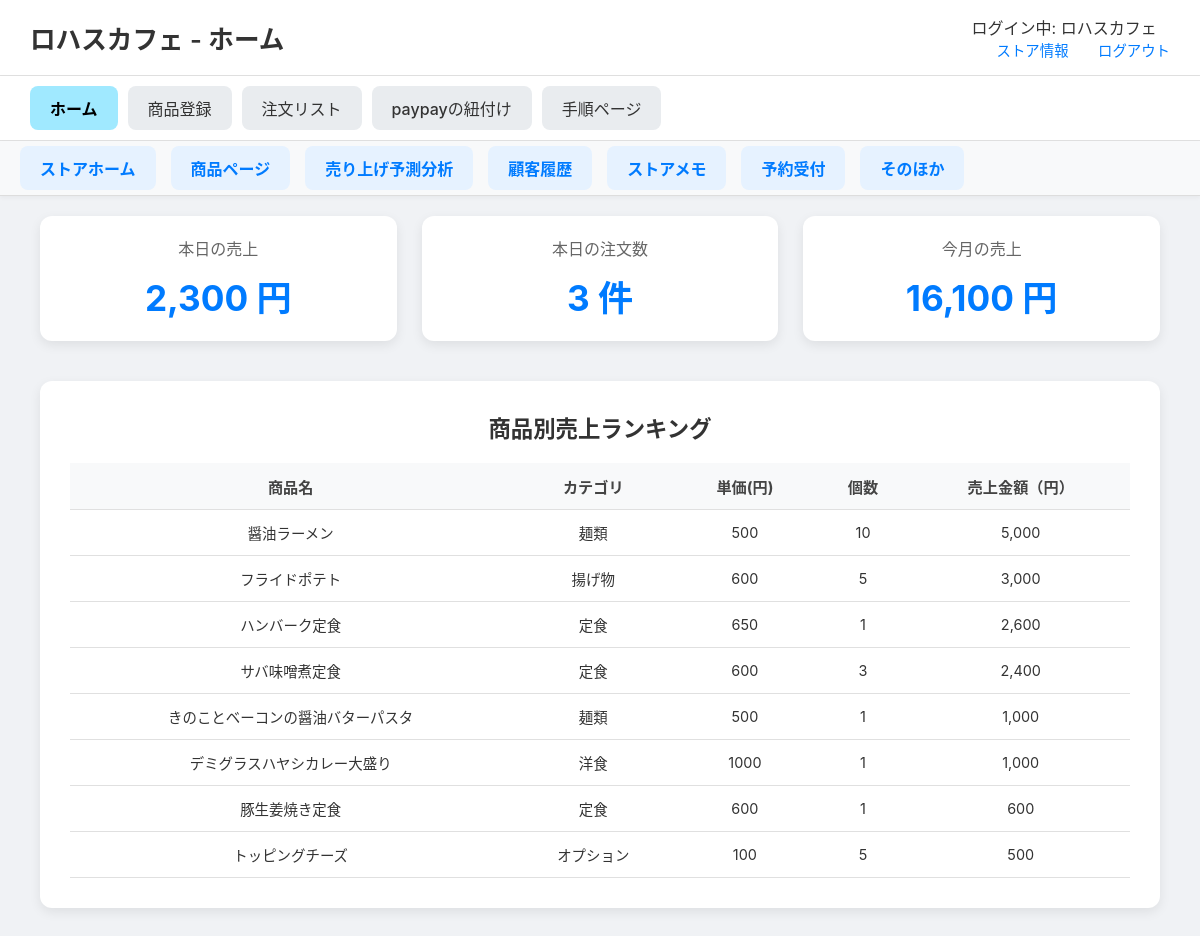
The page /stores/store_home (signed in) on the database its author committed.
### tables this page shows
CREATE TABLE menus (
    menu_id INTEGER PRIMARY KEY AUTOINCREMENT,
    store_id INTEGER, -- NOT NULL制約を削除し、NULLを許容
    menu_name TEXT NOT NULL,
    category TEXT NOT NULL,
    price INTEGER NOT NULL,
    soldout INTEGER NOT NULL DEFAULT 0,
    FOREIGN KEY (store_id) REFERENCES store(store_id)
);

### routes/stores_detail/stores_detail.py (the view)
@stores_detail_bp.route('/store_home')
def store_home():
    if 'store_id' not in session:
        flash("ログインしてください")
        return redirect(url_for('store.store_login'))
    store_id = session['store_id']
    store_name = session.get('store_name', 'ゲスト')
    conn = get_db_connection()
    cursor = conn.cursor()
    cursor.execute("""
        SELECT m.menu_name, m.category, oi.price_at_order, quantity,
               SUM(oi.quantity * oi.price_at_order) AS total_sales
        FROM order_items oi
        JOIN orders o ON oi.order_id = o.order_id
        JOIN menus m ON oi.menu_id = m.menu_id
        WHERE o.store_id = ? AND o.status != 'canceled'
        GROUP BY m.menu_name, m.category
        ORDER BY total_sales DESC
    """, (store_id,))
    product_sales = cursor.fetchall()
    today_str = date.today().isoformat()
    cursor.execute("""
        SELECT COALESCE(SUM(total_amount), 0) AS daily_sales,
               COUNT(*) AS daily_orders
        FROM orders
        WHERE store_id = ? AND DATE(datetime) = ? AND status != 'canceled'
    """, (store_id, today_str))
    today_stats = cursor.fetchone()
    daily_sales = today_stats['daily_sales']
    daily_orders = today_stats['daily_orders']
    first_day_of_month = date.today().replace(day=1).isoformat()
    cursor.execute("""
        SELECT COALESCE(SUM(total_amount), 0) AS monthly_sales
        FROM orders
        WHERE store_id = ? AND DATE(datetime) >= ? AND status != 'canceled'
    """, (store_id, first_day_of_month))
    monthly_sales = cursor.fetchone()['monthly_sales']
    conn.close()
    return render_template(
        'stores_detail/store_home.html',
        store_name=store_name,
        product_sales=product_sales,
        daily_sales=f"{daily_sales:,}",
        daily_orders=f"{daily_orders:,}",
        monthly_sales=f"{monthly_sales:,}"
    )

### routes/stores_detail/stores_detail.py (called while the page is built)
def get_db_connection():
    db_path = os.path.join(os.path.dirname(__file__), '..', '..', 'app.db')
    conn = sqlite3.connect(db_path)
    conn.row_factory = sqlite3.Row  # 行を辞書形式で取得
    return conn

### templates/stores_detail/store_home.html (shortened to what this page needs)
<!DOCTYPE html>
<html lang="ja">
<head>
    <link rel="stylesheet" href="{{ url_for('static', filename='css/stores_detail.css') }}">
</head>
<body>
        <header class="site-header">
            <h1>{{ store_name }} - ホーム</h1>
            <div class="header-links">
                <div class="store-name">ログイン中: {{ store_name if store_name else 'ゲスト' }}</div>
                <a href="{{ url_for('stores_detail.store_info') }}">ストア情報</a>
                <a href="{{ url_for('general.explamation') }}">ログアウト</a>
            </div>
        </header>
    <nav class="main-nav">
        <ul>
            <li><a href="{{ url_for('stores_detail.store_home') }}" class="active">ホーム</a></li>
            <li><a href="{{ url_for('stores_detail.menu_registration') }}">商品登録</a></li>
            <li><a href="{{ url_for('stores_detail.order_list') }}">注文リスト</a></li>
            <li><a href="{{ url_for('stores_detail.paypay_linking') }}">paypayの紐付け</a></li>
            <li><a href="{{ url_for('stores_detail.procedure') }}">手順ページ</a></li>
        </ul>
    </nav>
    <div class="sub-navigation">
        <a href="{{ url_for('stores_detail.store_home') }}" class="shortcut-link">ストアホーム</a>
        <a href="{{ url_for('stores_home_relation.store_home_menu') }}" class="shortcut-link">商品ページ</a>
        <a href="{{ url_for('stores_home_relation.store_analysis') }}" class="shortcut-link">売り上げ予測分析</a>
        <a href="{{ url_for('stores_home_relation.store_customer_history') }}" class="shortcut-link">顧客履歴</a>
        <a href="{{ url_for('stores_home_relation.store_memo') }}" class="shortcut-link">ストアメモ</a>
        <a href="{{ url_for('stores_home_relation.store_reservation') }}" class="shortcut-link">予約受付</a>
        <a href="{{ url_for('stores_home_relation.store_other') }}" class="shortcut-link">そのほか</a>
    </div>
    <main class="main-content">
        <div class="stats-container">
            <div class="stat-box">
                <p>本日の売上</p>
                <h2>{{ daily_sales }} 円</h2>
            </div>
            <div class="stat-box">
                <p>本日の注文数</p>
                <h2>{{ daily_orders }} 件</h2>
            </div>
            <div class="stat-box">
                <p>今月の売上</p>
                <h2>{{ monthly_sales }} 円</h2>
            </div>
        </div>
        <div class="chart-container">
            <h3>商品別売上ランキング</h3>
            <table>
                <thead>
                    <tr>
                        <th>商品名</th>
                        <th>カテゴリ</th>
                        <th>単価(円)</th>
                        <th>個数</th>
                        <th>売上金額（円）</th>
                    </tr>
                </thead>
                <tbody>
                    {% for row in product_sales %}
                    <tr>
                        <td>{{ row['menu_name'] }}</td>
                        <td>{{ row['category'] }}</td>
                        <td>{{ row['price_at_order']}}</td>
                        <td>{{ row['quantity']}}</td>
                        <td>{{ "{:,}".format(row['total_sales']) }}</td>
                    </tr>
                    {% endfor %}
                </tbody>
            </table>
        </div>
    </main>
</body>
</html>

### static/css/stores_detail.css (style rules this page uses)
body { font-family: -apple-system, BlinkMacSystemFont, "Segoe UI", Roboto, "Hiragino Sans", "Noto Sans CJK JP", "Yu Gothic", sans-serif; margin: 0; background-color: #f0f2f5; color: #333; }
.site-header { display: flex; justify-content: space-between; align-items: center; padding: 15px 30px; background-color: #ffffff; border-bottom: 1px solid #e0e0e0; }
.site-header h1 { font-size: 1.6em; margin: 0; font-weight: 600; }
.header-links a { margin-left: 25px; text-decoration: none; color: #007bff; font-size: 0.9em; font-weight: 500; }
.main-nav { background-color: #ffffff; padding: 10px 30px; border-bottom: 1px solid #e0e0e0; box-shadow: 0 2px 4px rgba(0,0,0,0.05); }
.main-nav ul { display: flex; list-style: none; margin: 0; padding: 0; gap: 10px; }
.main-nav a { display: block; padding: 10px 20px; text-decoration: none; color: #333; background-color: #e9ecef; border-radius: 8px; font-weight: 500; transition: background-color 0.2s; }
.main-nav a.active { background-color: #a0e9ff; color: #000; font-weight: bold; }
.main-content { padding: 20px 40px 40px 40px; }
.stats-container { display: flex; gap: 25px; margin-bottom: 40px; }
.stat-box { flex: 1; background-color: #ffffff; padding: 20px; border-radius: 12px; box-shadow: 0 4px 12px rgba(0,0,0,0.08); text-align: center; }
.stat-box p { margin: 0 0 10px 0; font-size: 1em; font-weight: 500; color: #666; }
.stat-box h2 { margin: 0; font-size: 2.2em; color: #007bff; }
.chart-container { background-color: #ffffff; padding: 30px; border-radius: 12px; box-shadow: 0 4px 12px rgba(0,0,0,0.08); }
.chart-container h3 { margin-top: 0; margin-bottom: 20px; text-align: center; font-size: 1.4em; }
.sub-navigation { display: flex; justify-content: flex-start; gap: 15px; background-color: #f8f9fa; padding: 5px 20px; border-bottom: 1px solid #ddd; box-shadow: 0 2px 4px rgba(0,0,0,0.04); position: sticky; top: 0; z-index: 1000; }
.shortcut-link { text-decoration: none; color: #007bff; font-weight: bold; font-size: 1em; background-color: #e6f2ff; padding: 10px 20px; border-radius: 8px; transition: background-color 0.2s; }
.chart-container table { width: 100%; border-collapse: collapse; margin-top: 20px; font-size: 0.95em; color: #333; }
.chart-container th, .chart-container td { padding: 12px 15px; text-align: center; border-bottom: 1px solid #e0e0e0; }
.chart-container th { background-color: #f8f9fa; font-weight: bold; color: #444; }
.chart-container tbody td { font-size: 0.95em; }

### rows shown on the page
menus: menu_name "醤油ラーメン", category "麺類", price_at_order "500", quantity "10", total_sales "5,000"
menus: menu_name "フライドポテト", category "揚げ物", price_at_order "600", quantity "5", total_sales "3,000"
menus: menu_name "ハンバーク定食", category "定食", price_at_order "650", quantity "1", total_sales "2,600"
menus: menu_name "サバ味噌煮定食", category "定食", price_at_order "600", quantity "3", total_sales "2,400"
menus: menu_name "きのことベーコンの醤油バターパスタ", category "麺類", price_at_order "500", quantity "1", total_sales "1,000"
menus: menu_name "デミグラスハヤシカレー大盛り", category "洋食", price_at_order "1000", quantity "1", total_sales "1,000"
menus: menu_name "豚生姜焼き定食", category "定食", price_at_order "600", quantity "1", total_sales "600"
menus: menu_name "トッピングチーズ", category "オプション", price_at_order "100", quantity "5", total_sales "500"

### other values the page prints
{{ store_name }} "ロハスカフェ"
{{ store_name if store_name else 'ゲスト' }} "ロハスカフェ"
{{ daily_sales }} "2,300"
{{ daily_orders }} "3"
{{ monthly_sales }} "16,100"
